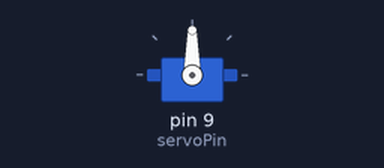
Bench run of a sketch on a simulated Arduino Uno, built with avr-gcc and run on an emulated ATmega328P. On the bench: servo.

Above: at 0.05 s.
At 4.0 s:
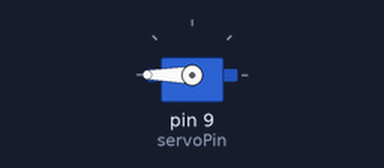
Timing chart, 0 to 5.2 s (numbered marks = the images above):
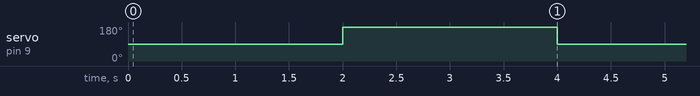

Measured:
- by itself, servo on pin 9 (servoPin): alternates 180° for 2.0 s and 90° for 2.0 s

The sketch:

servo_motor_code.ino
```cpp
#include <Servo.h>

const int servoPin = 9;   // Servo motor signal pin

Servo servoMotor;

void setup() {
  servoMotor.attach(servoPin);  // Attach the servo motor to the specified pin
}

void loop() {
  // Rotate the servo motor to 90 degrees (retracted position)
  servoMotor.write(90);
  delay(2000);  // Wait for 2 seconds

  // Rotate the servo motor to 180 degrees (extended position)
  servoMotor.write(180);
  delay(2000);  // Wait for 2 seconds
}
```
